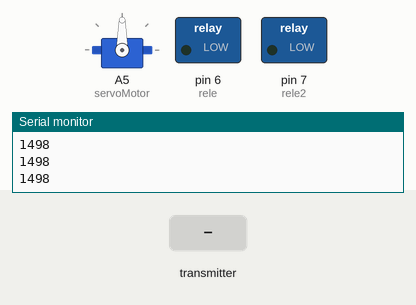
Simulated run of this sketch. Board: Arduino Uno, built with avr-gcc and run on an emulated ATmega328P. On the bench: servo, switched loads named in the sketch (green lamp = pin HIGH), the last lines printed to the serial monitor. Inputs (shaded band) come from the test bench. No radio packets arrive unless stated.

Above: at 1.2 s.
1.3 s: the transmitter starts sending ch4 = 0
At 2.4 s:
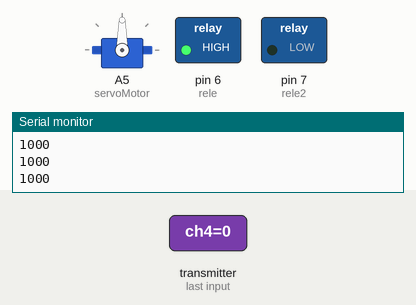
2.8 s: the transmitter starts sending ch5 = 0
At 3.9 s:
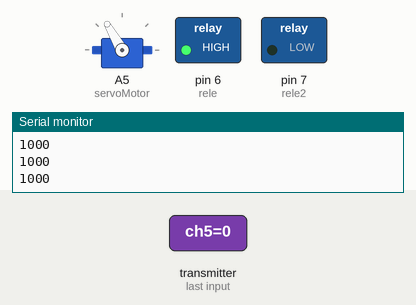
4.3 s: the transmitter starts sending ch5 = 64
At 4.6 s:
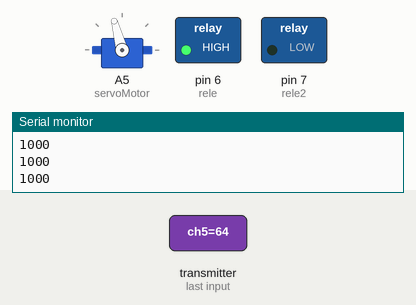
5.8 s: the transmitter starts sending ch5 = 255
At 7.0 s:
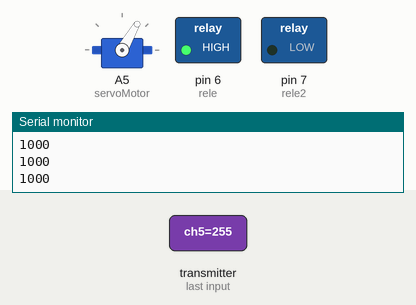
7.3 s: the transmitter starts sending ch5 = 128
At 8.0 s:
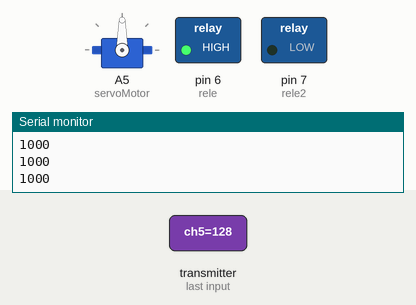
Timing chart, 0 to 9.8 s (numbered marks = the images above; inputs shaded):
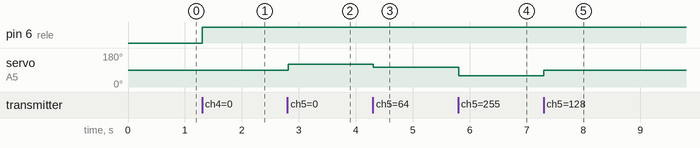

The sketch:

receptor_Autorc.ino
```cpp
//Mapeo de pines
/*#define STBY 5//
#define AIN1  8//   8
#define AIN2  7//
#define PWMB  3// 3
#define PWMA  6// 6
#define BIN1  4//
#define BIN2  2//  2
*/
#include <SPI.h>
#include <nRF24L01.h>
#include <RF24.h>

#include <Servo.h>

#define rele 6
#define rele2 7


const uint64_t pipeIn = 0xE8E8F0F0E1LL;     //Remember that this code is the same as in the transmitter
RF24 radio(9, 10);  //CSN and CE pins

// The sizeof this struct should not exceed 32 bytes
struct Received_data {

  byte ch1;
  byte ch2;
  byte ch3;
  byte ch4;
  byte ch5;
  byte ch6;
  byte ch7;


};


int ch1_value = 0;
int ch2_value = 0;
int ch3_value = 0;
int ch4_value = 0;
int ch5_value = 0;
int ch6_value = 0;
int ch7_value = 0;


Received_data received_data;


/**************************************************/
Servo servoMotor;
void setup()
{
  Serial.begin(9600);


  //We reset the received values

  received_data.ch1 = 127;
  received_data.ch2 = 127;
  received_data.ch3 = 127;
  received_data.ch4 = 127;
  received_data.ch5 = 127;
  received_data.ch6 = 127;
  received_data.ch7 = 0;


  //Once again, begin and radio configuration
  radio.begin();
  radio.setAutoAck(false);
  radio.setDataRate(RF24_250KBPS);
  radio.openReadingPipe(1,pipeIn);

  //We start the radio comunication
  radio.startListening();

  servoMotor.attach(A5);
  digitalWrite(rele, LOW);
  digitalWrite(rele2, LOW);
  pinMode(rele, OUTPUT);
  pinMode(rele2, OUTPUT);


}
/**************************************************/

unsigned long last_Time = 0;

//We create the function that will read the data each certain time
void receive_the_data()
{
  while ( radio.available() ) {
  radio.read(&received_data, sizeof(Received_data));
  last_Time = millis(); //Here we receive the data
}
}

/**************************************************/

void loop()
{
  //Receive the radio data
  receive_the_data();


  ch1_value = map(received_data.ch1,0,255,1000,2000);  //1996 max
  ch2_value = map(received_data.ch2,0,255,1000,2000);  //1996 max
  ch3_value = map(received_data.ch3,0,255,1000,2000); // medio = 1498; Izquierda=1000; Derecha=1996
  ch4_value = map(received_data.ch4,0,255,1000,2000); // medio = 1498; arriba=1000; abajo=1996
  ch5_value = map(received_data.ch5,0,255,1000,2000); // medio = 1490; Izquierda=1000; Derecha=1996
  ch6_value = map(received_data.ch6,0,255,1000,2000); // medio = 1494-1498; arriba=1000; abajo=1996
  ch7_value = map(received_data.ch7,0,1,1000,2000);
  Serial.println(ch4_value);

  //ch4_value arriba 1000, abajo 1996 medio 1500 -1498
  //ch5_value 1000 izquierda - 1996 derecha - medio = 1490;


  if (ch5_value > 1500 ){
    int servo = map(ch5_value, 1500, 2000, 90,60);
    servoMotor.write(servo);
    delay(5);
    }
  else if (ch5_value < 1480 ){

    int servo = map(ch5_value, 1500, 1000, 90,120);
    servoMotor.write(servo);
    delay(5);
    }

//*************************************************************

 else if (ch4_value < 1490 ){
    digitalWrite(rele, HIGH);
    digitalWrite(rele2, LOW);
    delay(50);

    }
  else if (ch4_value > 1600 ){
    digitalWrite(rele2, HIGH);
    digitalWrite(rele, LOW);
    delay(50);
    }
  else{
    digitalWrite(rele, LOW);
    digitalWrite(rele2, LOW);
    servoMotor.write(90);
    }


}
```

Measured:
- after the input at 1.3 s, pin 6 (rele): LOW → HIGH at once
- after the input at 2.8 s, servo on A5 (servoMotor): 90° → 120° at once
- after the input at 4.3 s, servo on A5 (servoMotor): 120° → 105° at once
- after the input at 5.8 s, servo on A5 (servoMotor): 105° → 60° at once
- after the input at 7.3 s, servo on A5 (servoMotor): 60° → 90° at once
